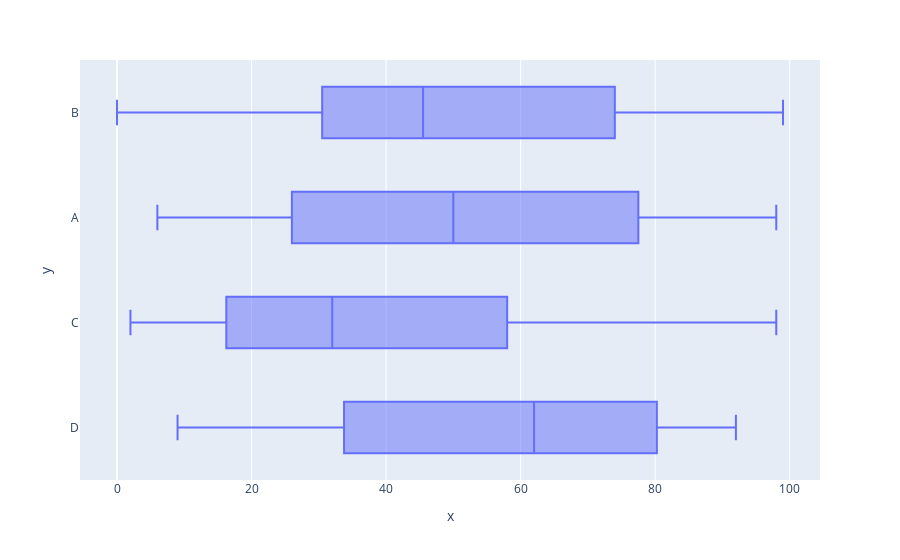

Notebook code for this chart:
### Markdown cell above
### Boxplot in plotly

### Code cell
fig = px.box(x=df3['A'], y=df3['E'])
fig

### Figure 1 — Plotly figure (JSON) as saved in the notebook; plotly's stock layout.template omitted (floating-point values rounded to 4 significant figures)
{"data": [{"alignmentgroup": "True", "hovertemplate": "x=%{x}<br>y=%{y}<extra></extra>", "legendgroup": "", "marker": {"color": "#636efa"}, "name": "", "notched": false, "offsetgroup": "", "orientation": "h", "showlegend": false, "type": "box", "x": [21, 31, 29, 74, 30, 41, 9, 6, 98, 55, 75, 43, 70, 44, 13, 52, 43, 21, 19, 58, 16, 91, 13, 13, 0, 24, 97, 46, 47, 10, 10, 12, 30, 26, 78, 46, 68, 43, 42, 17, 38, 47, 13, 40, 24, 57, 18, 47, 4, 79, 98, 71, 26, 74, 2, 30, 86, 14, 66, 84, 66, 90, 89, 74, 25, 23, 89, 72, 58, 62, 32, 70, 84, 67, 86, 97, 69, 48, 33, 45, 99, 56, 41, 9, 76, 23, 35, 96, 91, 92, 34, 68, 93, 86, 34, 35, 6, 92, 80, 72], "x0": " ", "xaxis": "x", "y": ["D", "C", "A", "D", "A", "B", "D", "C", "A", "C", "A", "B", "D", "A", "A", "B", "D", "D", "B", "C", "C", "A", "C", "D", "B", "B", "A", "B", "C", "C", "A", "B", "C", "C", "B", "C", "D", "D", "B", "C", "B", "B", "C", "B", "B", "D", "D", "C", "C", "D", "C", "A", "B", "B", "C", "A", "B", "B", "A", "D", "B", "B", "C", "B", "C", "A", "D", "B", "C", "D", "C", "D", "A", "A", "B", "C", "C", "D", "D", "B", "B", "A", "C", "A", "D", "C", "D", "B", "D", "D", "D", "B", "C", "D", "A", "B", "A", "D", "A", "C"], "y0": " ", "yaxis": "y"}], "layout": {"boxmode": "group", "legend": {"tracegroupgap": 0}, "margin": {"t": 60}, "xaxis": {"anchor": "y", "domain": [0, 1], "title": {"text": "x"}}, "yaxis": {"anchor": "x", "domain": [0, 1], "title": {"text": "y"}}}}
